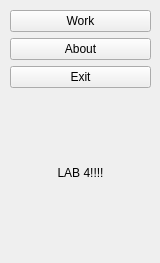
<?xml version="1.0" encoding="UTF-8"?>
<ui version="4.0">
 <class>introWindow</class>
 <widget class="QWidget" name="introWindow">
  <property name="geometry">
   <rect>
    <x>0</x>
    <y>0</y>
    <width>160</width>
    <height>263</height>
   </rect>
  </property>
  <property name="windowTitle">
   <string>Form</string>
  </property>
  <widget class="QWidget" name="layoutWidget">
   <property name="geometry">
    <rect>
     <x>10</x>
     <y>10</y>
     <width>141</width>
     <height>241</height>
    </rect>
   </property>
   <layout class="QVBoxLayout" name="verticalLayout">
    <item>
     <widget class="QPushButton" name="buttonWork">
      <property name="text">
       <string>Work</string>
      </property>
     </widget>
    </item>
    <item>
     <widget class="QPushButton" name="buttonAbout">
      <property name="text">
       <string>About</string>
      </property>
     </widget>
    </item>
    <item>
     <widget class="QPushButton" name="buttonExit">
      <property name="text">
       <string>Exit</string>
      </property>
     </widget>
    </item>
    <item>
     <widget class="QLabel" name="label">
      <property name="text">
       <string>LAB 4!!!!</string>
      </property>
      <property name="alignment">
       <set>Qt::AlignCenter</set>
      </property>
     </widget>
    </item>
   </layout>
  </widget>
 </widget>
 <resources/>
 <connections/>
</ui>
